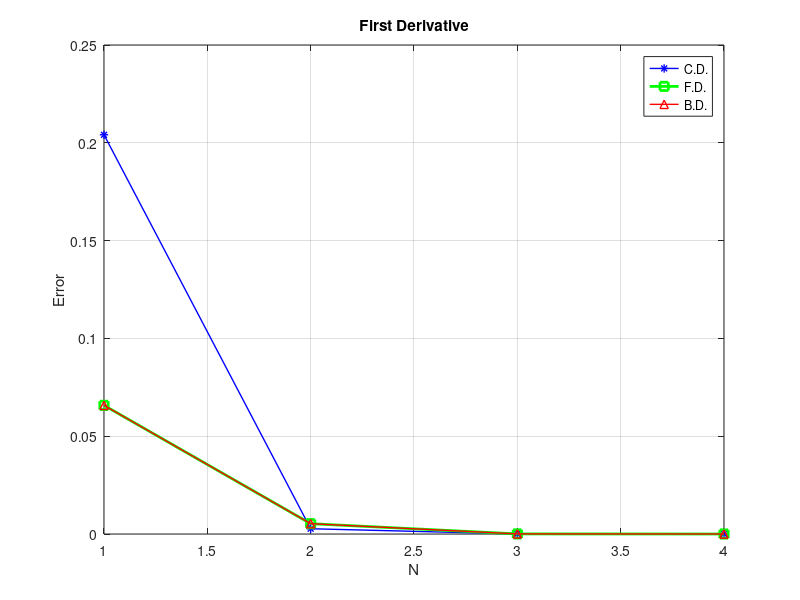
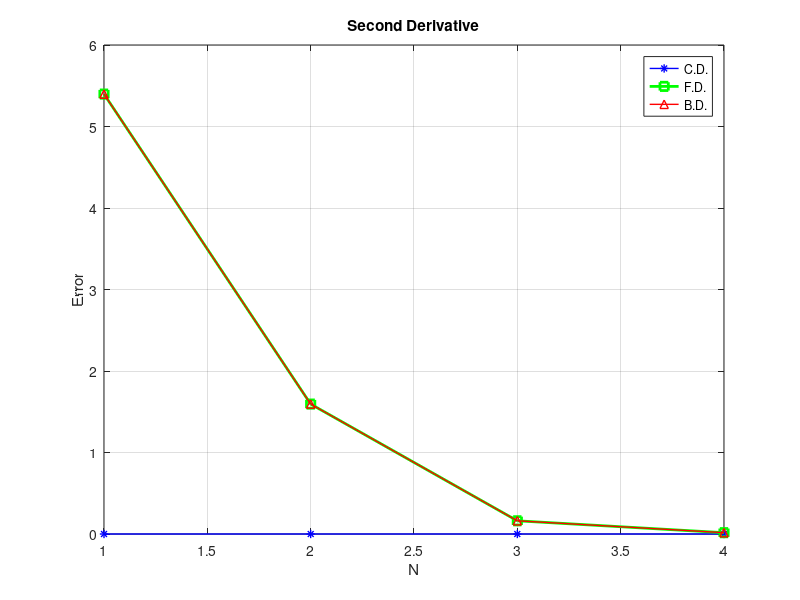

These charts were generated, in order, by the following MATLAB code:
%========================== In The Name Of God ===========================%
%------------------------ Created by Mohsen Lotfi ------------------------%
%------------------------ Persian Gulf University ------------------------%
%------ Numerical Diff. Of The Equation:f(x)=tanh(r*(x-r)), -2r<x<2r -----%

%% Numerical derivative :

clear
a = 3;
Dc=zeros(4,1);Df=zeros(4,1);Db=zeros(4,1);
DDc=zeros(4,1);DDf=zeros(4,1);DDb=zeros(4,1);
z=zeros(4,1);
for N=1:4
    dx =a*(10^(-N));
    x = [ a-2.*dx ; a-dx ; a ; a+dx ;a+2.*dx];    f = tanh(a.*(x-a));

    Dc(N,1)= ((1./(2.*dx)).* (-f(2)   + 0.*f(3) + f(4)));
    err1=(3 - Dc)/3
    Df(N,1)= ((1./(2.*dx)).* (-3.*f(3)+ 4.*f(4) - f(5)));
    err2=(3 - Df)/3
    Db(N,1)= ((1./(2.*dx)).* (f(1) - 4.*f(2) + 3.*f(3)));
    err3=(3 - Db)/3

    DDc(N,1)= ((1./((dx^2)).* (f(2) - 2.*f(3) + f(4))))
    DDf(N,1)= ((1./((dx^2)).* (f(3) - 2.*f(4) + f(5))))
    DDb(N,1)= ((1./((dx^2)).* (f(1) - 2.*f(2) + f(3))))
    
    z(N)=N;
end

figure(1)
plot(z,abs(err1),'-b*', 'linewidth' , 1);
hold on
plot(z,abs(err2),'-gs', 'linewidth' , 2);
hold on
plot(z,abs(err3),'-r^', 'linewidth' , 1);
legend('C.D.','F.D.','B.D.')
xlabel('N')
ylabel('Error')
title('First Derivative')
grid on

figure(2)
plot(z,abs(DDc),'-b*', 'linewidth' , 1);
hold on
plot(z,abs(DDf),'-gs', 'linewidth' , 2);
hold on
plot(z,abs(DDb),'-r^', 'linewidth' , 1);
legend('C.D.','F.D.','B.D.')
xlabel('N')
ylabel('Error')
title('Second Derivative')
grid on
